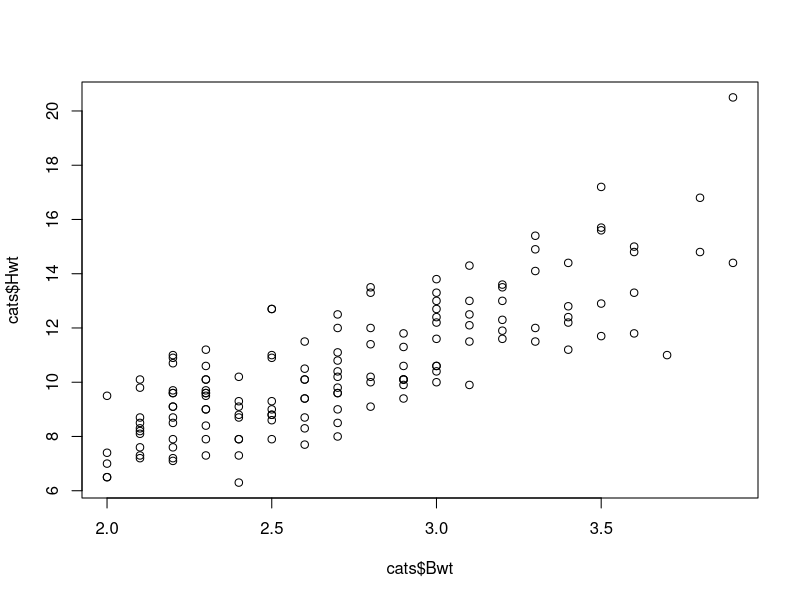
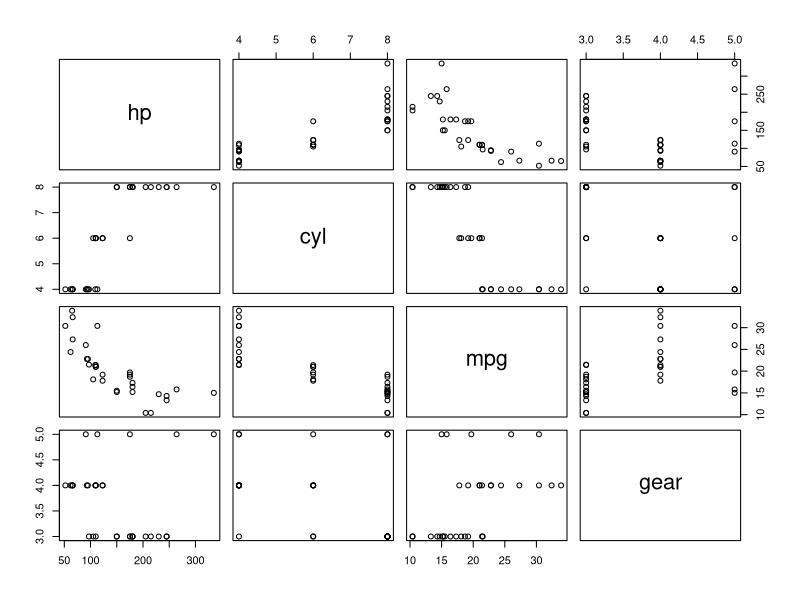

Source code (R) for these figures, in order: (Note: this script raises an error after producing the figures.)

#1

library(MASS)
attach(cats)

str(cats)

#2
plot(cats$Bwt,cats$Hwt)

#3
cor.test(cats$Bwt,cats$Hwt, method = "pearson")

#4
x<-cats$Bwt
y<-cats$Hwt
r <- sum((x-mean(x))* (y-mean(y)))/ ((length(x)-1)*sd(x)*sd(y))
r

#5
# There is a strong positive linear relationship betwwen x, y

 
#7
cov(x,y , method = "pearson")
correlation <- cov(x,y , method = "pearson")/ (sd(x)*sd(y))
correlation


corrmethod<-cov(x,y)*sd(x)/sd(y)
corrmethod  
cor(cats$Bwt,cats$Hwt)

#8
slmodel <- lm(y~x , data = cats)
summary(slmodel)

coef(slmodel)[2]

cor(cats$Bwt,cats$Hwt)* sd(cats$Hwt)/sd(cats$Bwt)

#2
#2-1
data(mtcars)
summary(mtcars)

#2-2
var <- c("hp","cyl","mpg","gear")

pairs(mtcars[var])

#2-3
cor(mtcars$cyl,mtcars$hp , method = "pearson")
cor(mtcars$mpg,mtcars$hp , method="spearman")


#2-4
cor(mtcars$mpg,mtcars$hp , method = "pearson")
cor(mtcars$mpg,mtcars$hp,method = "spearman")

-------------------------------------------------------------------------------
#corrplot
  
table_cor_mtcars <- cor(mtcars)

install.packages("corrplot")
library(corrplot)
corrplot(table_cor_mtcars, method = "ellipse")